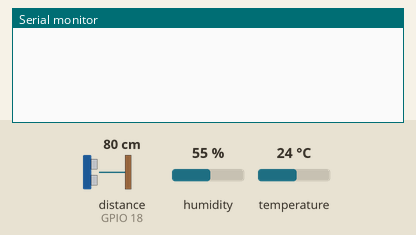
Simulated run of this sketch. Board: ESP32. Shown: the last lines printed to the serial monitor. Wiring (inferred from the names in the program): ultrasonic range finder: trigger GPIO 5; echo GPIO 18. Inputs (shaded band) come from the test bench; at power-on: distance to the obstacle (sensor on GPIO 18) 80 cm, temperature 24 °C, humidity 55 %. The echo pulse lasts 58.3 µs per cm; WiFi joins after 1.5 s; servers stay silent unless stated; random numbers use the default seed unless the sketch sets one; no MQTT or app messages arrive unless stated.

Above: at 2.7 s.
2.8 s: distance to the obstacle (sensor on GPIO 18) set to 2 cm
At 4.1 s:
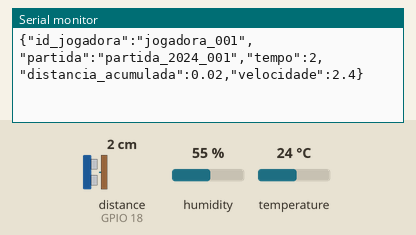
7.0 s: temperature set to 12 °C
At 8.3 s:
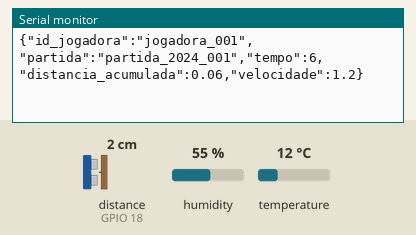
10.0 s: distance to the obstacle (sensor on GPIO 18) set to 4 cm
At 12.6 s:
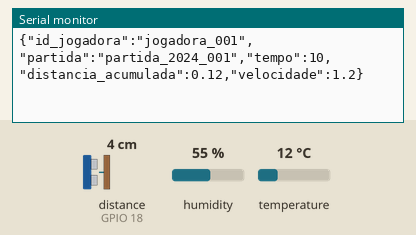
13.0 s: temperature set to 19 °C
At 14.5 s:
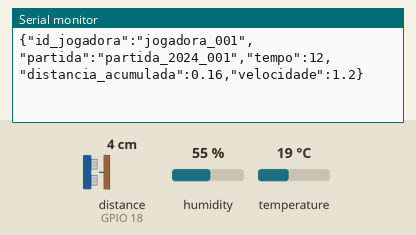
Timing chart, 0 to 16.0 s (numbered marks = the images above; inputs shaded):
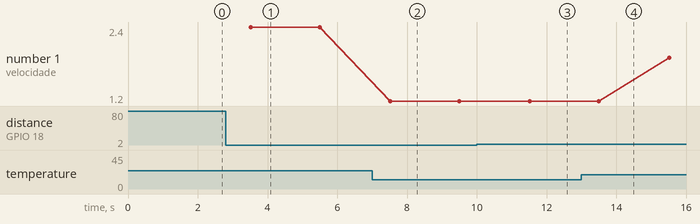

Measured:
- after the input at 2.8 s, the serial monitor: prints a new line after 0.73 s (image 1)
- after the input at 7.0 s, the serial monitor: prints a new line after 0.53 s (image 2)
- after the input at 10.0 s, the serial monitor: prints a new line after 1.5 s (image 3)
- plotted number 1: 2.4 → 1.2 after the input at 7.0 s, 1.2 → 1.9 after the input at 13.0 s

The sketch:

Arduino-IDE.ino
```cpp
#include <WiFi.h>
#include <PubSubClient.h>
#include <ArduinoJson.h>
#include <DHT.h>

const char* ssid = "iPhone de coelh";
const char* password = "11111111";

const char* mqtt_server = "broker.hivemq.com";
const int mqtt_port = 1883;

WiFiClient espClient;
PubSubClient client(espClient);

const int trigPin = 5;
const int echoPin = 18;

#define DHTPIN 4
#define DHTTYPE DHT11
DHT dht(DHTPIN, DHTTYPE);

String id_jogadora = "jogadora_001";
String partida = "partida_2024_001";
unsigned long tempo_inicio;
unsigned long ultimo_tempo = 0;
float distancia_acumulada = 0.0;
float velocidade = 0.0;

void setup_wifi() {
  WiFi.begin(ssid, password);
  while (WiFi.status() != WL_CONNECTED) delay(500);
}

void reconnect() {
  while (!client.connected()) {
    String clientId = "ESP32Client-" + String(random(0xffff), HEX);
    client.connect(clientId.c_str());
  }
}

float medirDistancia() {
  digitalWrite(trigPin, LOW);
  delayMicroseconds(2);
  digitalWrite(trigPin, HIGH);
  delayMicroseconds(10);
  digitalWrite(trigPin, LOW);
  long duracao = pulseIn(echoPin, HIGH, 30000);
  float distancia = duracao * 0.034 / 2.0;
  return distancia;
}

void setup() {
  Serial.begin(115200);
  pinMode(trigPin, OUTPUT);
  pinMode(echoPin, INPUT);
  dht.begin();
  setup_wifi();
  client.setServer(mqtt_server, mqtt_port);
  tempo_inicio = millis();
  ultimo_tempo = millis();
}

void loop() {
  if (!client.connected()) reconnect();
  client.loop();

  unsigned long tempo_atual = millis();
  unsigned long delta_tempo = tempo_atual - ultimo_tempo;

  if (delta_tempo >= 2000) {
    float distancia_atual = medirDistancia();
    distancia_acumulada += distancia_atual / 100.0;

    float temperatura = dht.readTemperature();
    if (isnan(temperatura)) temperatura = 0;

    velocidade = abs(temperatura) / 10.0;

    StaticJsonDocument<200> doc;
    doc["id_jogadora"] = id_jogadora;
    doc["partida"] = partida;
    doc["tempo"] = (tempo_atual - tempo_inicio) / 1000;
    doc["distancia_acumulada"] = round(distancia_acumulada * 100) / 100.0;
    doc["velocidade"] = round(velocidade * 100) / 100.0;

    String jsonString;
    serializeJson(doc, jsonString);

    String topico = "partida/" + partida + "/jogadora/" + id_jogadora + "/estatisticas";
    client.publish(topico.c_str(), jsonString.c_str());

    Serial.println(jsonString);

    ultimo_tempo = tempo_atual;
  }
}
```
